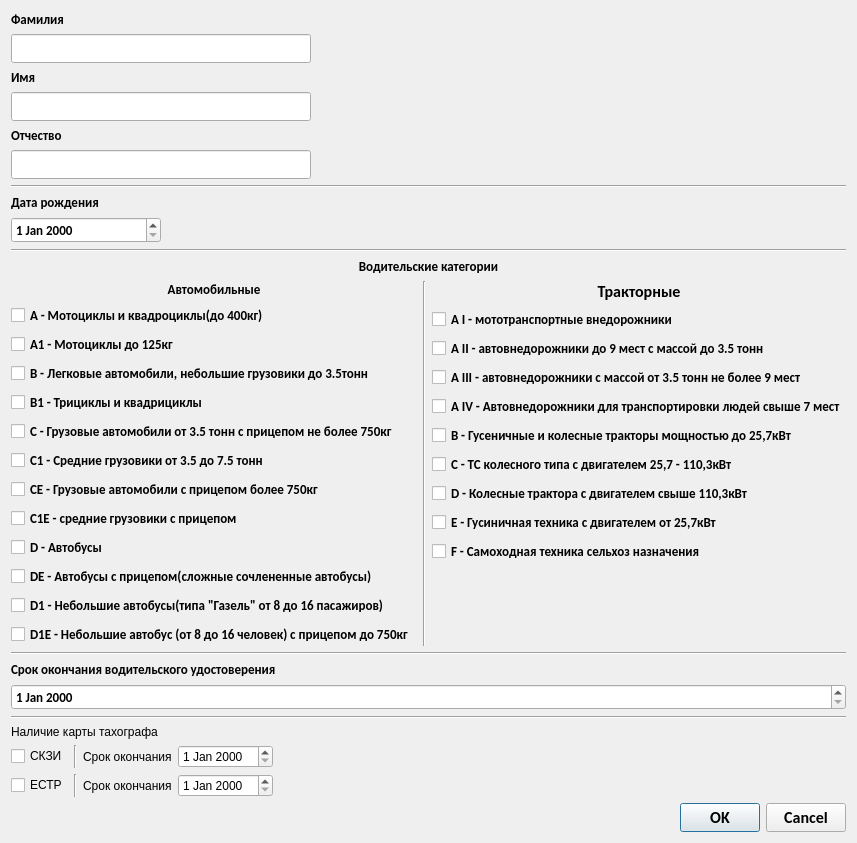
<?xml version="1.0" encoding="UTF-8"?>
<ui version="4.0">
 <class>newDriver</class>
 <widget class="QDialog" name="newDriver">
  <property name="geometry">
   <rect>
    <x>0</x>
    <y>0</y>
    <width>857</width>
    <height>782</height>
   </rect>
  </property>
  <property name="maximumSize">
   <size>
    <width>16777214</width>
    <height>16777214</height>
   </size>
  </property>
  <property name="windowTitle">
   <string>Новый водитель</string>
  </property>
  <layout class="QVBoxLayout" name="verticalLayout">
   <item>
    <widget class="QLabel" name="label">
     <property name="font">
      <font>
       <family>Calibri</family>
       <pointsize>10</pointsize>
       <weight>75</weight>
       <bold>true</bold>
      </font>
     </property>
     <property name="text">
      <string>Фамилия</string>
     </property>
    </widget>
   </item>
   <item>
    <widget class="QLineEdit" name="fam">
     <property name="maximumSize">
      <size>
       <width>300</width>
       <height>16777215</height>
      </size>
     </property>
     <property name="font">
      <font>
       <family>Calibri</family>
       <pointsize>12</pointsize>
       <weight>75</weight>
       <bold>true</bold>
      </font>
     </property>
    </widget>
   </item>
   <item>
    <widget class="QLabel" name="label_2">
     <property name="font">
      <font>
       <family>Calibri</family>
       <pointsize>10</pointsize>
       <weight>75</weight>
       <bold>true</bold>
      </font>
     </property>
     <property name="text">
      <string>Имя</string>
     </property>
    </widget>
   </item>
   <item>
    <widget class="QLineEdit" name="nam">
     <property name="maximumSize">
      <size>
       <width>300</width>
       <height>16777215</height>
      </size>
     </property>
     <property name="font">
      <font>
       <family>Calibri</family>
       <pointsize>12</pointsize>
       <weight>75</weight>
       <bold>true</bold>
      </font>
     </property>
    </widget>
   </item>
   <item>
    <widget class="QLabel" name="label_3">
     <property name="font">
      <font>
       <family>Calibri</family>
       <pointsize>10</pointsize>
       <weight>75</weight>
       <bold>true</bold>
      </font>
     </property>
     <property name="text">
      <string>Отчество</string>
     </property>
    </widget>
   </item>
   <item>
    <widget class="QLineEdit" name="patr">
     <property name="maximumSize">
      <size>
       <width>300</width>
       <height>16777215</height>
      </size>
     </property>
     <property name="font">
      <font>
       <family>Calibri</family>
       <pointsize>12</pointsize>
       <weight>75</weight>
       <bold>true</bold>
      </font>
     </property>
    </widget>
   </item>
   <item>
    <widget class="Line" name="line_2">
     <property name="font">
      <font>
       <family>Calibri</family>
       <pointsize>12</pointsize>
       <weight>75</weight>
       <bold>true</bold>
      </font>
     </property>
     <property name="orientation">
      <enum>Qt::Horizontal</enum>
     </property>
    </widget>
   </item>
   <item>
    <widget class="QLabel" name="label_4">
     <property name="font">
      <font>
       <family>Calibri</family>
       <pointsize>10</pointsize>
       <weight>75</weight>
       <bold>true</bold>
      </font>
     </property>
     <property name="text">
      <string>Дата рождения</string>
     </property>
    </widget>
   </item>
   <item>
    <widget class="QDateEdit" name="date_birth">
     <property name="maximumSize">
      <size>
       <width>150</width>
       <height>16777215</height>
      </size>
     </property>
     <property name="font">
      <font>
       <family>Calibri</family>
       <pointsize>10</pointsize>
       <weight>75</weight>
       <bold>true</bold>
      </font>
     </property>
    </widget>
   </item>
   <item>
    <widget class="Line" name="line">
     <property name="font">
      <font>
       <family>Calibri</family>
       <pointsize>12</pointsize>
       <weight>75</weight>
       <bold>true</bold>
      </font>
     </property>
     <property name="orientation">
      <enum>Qt::Horizontal</enum>
     </property>
    </widget>
   </item>
   <item>
    <widget class="QLabel" name="label_5">
     <property name="font">
      <font>
       <family>Calibri</family>
       <pointsize>10</pointsize>
       <weight>75</weight>
       <bold>true</bold>
      </font>
     </property>
     <property name="text">
      <string>Водительские категории</string>
     </property>
     <property name="alignment">
      <set>Qt::AlignCenter</set>
     </property>
    </widget>
   </item>
   <item>
    <layout class="QHBoxLayout" name="horizontalLayout">
     <item>
      <layout class="QVBoxLayout" name="auto_category">
       <item>
        <widget class="QLabel" name="label_6">
         <property name="font">
          <font>
           <family>Calibri</family>
           <pointsize>10</pointsize>
           <weight>75</weight>
           <bold>true</bold>
          </font>
         </property>
         <property name="text">
          <string>Автомобильные</string>
         </property>
         <property name="alignment">
          <set>Qt::AlignCenter</set>
         </property>
        </widget>
       </item>
       <item>
        <widget class="QCheckBox" name="cat_a">
         <property name="font">
          <font>
           <family>Calibri</family>
           <pointsize>10</pointsize>
           <weight>75</weight>
           <bold>true</bold>
          </font>
         </property>
         <property name="text">
          <string>A - Мотоциклы и квадроциклы(до 400кг)</string>
         </property>
        </widget>
       </item>
       <item>
        <widget class="QCheckBox" name="cat_a1">
         <property name="font">
          <font>
           <family>Calibri</family>
           <pointsize>10</pointsize>
           <weight>75</weight>
           <bold>true</bold>
          </font>
         </property>
         <property name="text">
          <string>А1 - Мотоциклы до 125кг</string>
         </property>
        </widget>
       </item>
       <item>
        <widget class="QCheckBox" name="cat_b">
         <property name="font">
          <font>
           <family>Calibri</family>
           <pointsize>10</pointsize>
           <weight>75</weight>
           <bold>true</bold>
          </font>
         </property>
         <property name="text">
          <string>B - Легковые автомобили, небольшие грузовики до 3.5тонн</string>
         </property>
        </widget>
       </item>
       <item>
        <widget class="QCheckBox" name="cat_b1">
         <property name="font">
          <font>
           <family>Calibri</family>
           <pointsize>10</pointsize>
           <weight>75</weight>
           <bold>true</bold>
          </font>
         </property>
         <property name="text">
          <string>В1 - Трициклы и квадрициклы</string>
         </property>
        </widget>
       </item>
       <item>
        <widget class="QCheckBox" name="cat_c">
         <property name="font">
          <font>
           <family>Calibri</family>
           <pointsize>10</pointsize>
           <weight>75</weight>
           <bold>true</bold>
          </font>
         </property>
         <property name="text">
          <string>С - Грузовые автомобили от 3.5 тонн с прицепом не более 750кг</string>
         </property>
        </widget>
       </item>
       <item>
        <widget class="QCheckBox" name="cat_c1">
         <property name="font">
          <font>
           <family>Calibri</family>
           <pointsize>10</pointsize>
           <weight>75</weight>
           <bold>true</bold>
          </font>
         </property>
         <property name="text">
          <string>С1 - Средние грузовики от 3.5 до 7.5 тонн</string>
         </property>
        </widget>
       </item>
       <item>
        <widget class="QCheckBox" name="cat_ce">
         <property name="font">
          <font>
           <family>Calibri</family>
           <pointsize>10</pointsize>
           <weight>75</weight>
           <bold>true</bold>
          </font>
         </property>
         <property name="text">
          <string>СЕ - Грузовые автомобили с прицепом более 750кг</string>
         </property>
        </widget>
       </item>
       <item>
        <widget class="QCheckBox" name="cat_c1e">
         <property name="font">
          <font>
           <family>Calibri</family>
           <pointsize>10</pointsize>
           <weight>75</weight>
           <bold>true</bold>
          </font>
         </property>
         <property name="text">
          <string>С1Е - средние грузовики с прицепом</string>
         </property>
        </widget>
       </item>
       <item>
        <widget class="QCheckBox" name="cat_d">
         <property name="font">
          <font>
           <family>Calibri</family>
           <pointsize>10</pointsize>
           <weight>75</weight>
           <bold>true</bold>
          </font>
         </property>
         <property name="text">
          <string>D - Автобусы</string>
         </property>
        </widget>
       </item>
       <item>
        <widget class="QCheckBox" name="cat_de">
         <property name="font">
          <font>
           <family>Calibri</family>
           <pointsize>10</pointsize>
           <weight>75</weight>
           <bold>true</bold>
          </font>
         </property>
         <property name="text">
          <string>DE - Автобусы с прицепом(сложные сочлененные автобусы)</string>
         </property>
        </widget>
       </item>
       <item>
        <widget class="QCheckBox" name="cat_d1">
         <property name="font">
          <font>
           <family>Calibri</family>
           <pointsize>10</pointsize>
           <weight>75</weight>
           <bold>true</bold>
          </font>
         </property>
         <property name="text">
          <string>D1 - Небольшие автобусы(типа &quot;Газель&quot; от 8 до 16 пасажиров) </string>
         </property>
        </widget>
       </item>
       <item>
        <widget class="QCheckBox" name="cat_d1e">
         <property name="font">
          <font>
           <family>Calibri</family>
           <pointsize>10</pointsize>
           <weight>75</weight>
           <bold>true</bold>
          </font>
         </property>
         <property name="text">
          <string>D1E - Небольшие автобус (от 8 до 16 человек) с прицепом до 750кг</string>
         </property>
        </widget>
       </item>
       <item>
        <spacer name="verticalSpacer_3">
         <property name="orientation">
          <enum>Qt::Vertical</enum>
         </property>
         <property name="sizeHint" stdset="0">
          <size>
           <width>20</width>
           <height>40</height>
          </size>
         </property>
        </spacer>
       </item>
      </layout>
     </item>
     <item>
      <widget class="Line" name="line_4">
       <property name="orientation">
        <enum>Qt::Vertical</enum>
       </property>
      </widget>
     </item>
     <item>
      <layout class="QVBoxLayout" name="tractor_category">
       <item>
        <widget class="QLabel" name="label_7">
         <property name="font">
          <font>
           <family>Calibri</family>
           <pointsize>12</pointsize>
           <weight>75</weight>
           <bold>true</bold>
          </font>
         </property>
         <property name="text">
          <string>Тракторные</string>
         </property>
         <property name="alignment">
          <set>Qt::AlignCenter</set>
         </property>
        </widget>
       </item>
       <item>
        <widget class="QCheckBox" name="cat_tr_a1">
         <property name="font">
          <font>
           <family>Calibri</family>
           <pointsize>10</pointsize>
           <weight>75</weight>
           <bold>true</bold>
          </font>
         </property>
         <property name="text">
          <string>А I - мототранспортные внедорожники</string>
         </property>
        </widget>
       </item>
       <item>
        <widget class="QCheckBox" name="cat_tr_a2">
         <property name="font">
          <font>
           <family>Calibri</family>
           <pointsize>10</pointsize>
           <weight>75</weight>
           <bold>true</bold>
          </font>
         </property>
         <property name="text">
          <string>A II - автовнедорожники до 9 мест с массой до 3.5 тонн</string>
         </property>
        </widget>
       </item>
       <item>
        <widget class="QCheckBox" name="cat_tr_a3">
         <property name="font">
          <font>
           <family>Calibri</family>
           <pointsize>10</pointsize>
           <weight>75</weight>
           <bold>true</bold>
          </font>
         </property>
         <property name="text">
          <string>A III - автовнедорожники с массой от 3.5 тонн не более 9 мест</string>
         </property>
        </widget>
       </item>
       <item>
        <widget class="QCheckBox" name="cat_tr_a4">
         <property name="font">
          <font>
           <family>Calibri</family>
           <pointsize>10</pointsize>
           <weight>75</weight>
           <bold>true</bold>
          </font>
         </property>
         <property name="text">
          <string>A IV - Автовнедорожники для транспортировки людей свыше 7 мест</string>
         </property>
        </widget>
       </item>
       <item>
        <widget class="QCheckBox" name="cat_tr_b">
         <property name="font">
          <font>
           <family>Calibri</family>
           <pointsize>10</pointsize>
           <weight>75</weight>
           <bold>true</bold>
          </font>
         </property>
         <property name="text">
          <string>B - Гусеничные и колесные тракторы мощностью до 25,7кВт</string>
         </property>
        </widget>
       </item>
       <item>
        <widget class="QCheckBox" name="cat_tr_c">
         <property name="font">
          <font>
           <family>Calibri</family>
           <pointsize>10</pointsize>
           <weight>75</weight>
           <bold>true</bold>
          </font>
         </property>
         <property name="text">
          <string>С - ТС колесного типа с двигателем 25,7 - 110,3кВт</string>
         </property>
        </widget>
       </item>
       <item>
        <widget class="QCheckBox" name="cat_tr_d">
         <property name="font">
          <font>
           <family>Calibri</family>
           <pointsize>10</pointsize>
           <weight>75</weight>
           <bold>true</bold>
          </font>
         </property>
         <property name="text">
          <string>D - Колесные трактора с двигателем свыше 110,3кВт</string>
         </property>
        </widget>
       </item>
       <item>
        <widget class="QCheckBox" name="cat_tr_e">
         <property name="font">
          <font>
           <family>Calibri</family>
           <pointsize>10</pointsize>
           <weight>75</weight>
           <bold>true</bold>
          </font>
         </property>
         <property name="text">
          <string>E - Гусиничная техника с двигателем от 25,7кВт</string>
         </property>
        </widget>
       </item>
       <item>
        <widget class="QCheckBox" name="cat_tr_f">
         <property name="font">
          <font>
           <family>Calibri</family>
           <pointsize>10</pointsize>
           <weight>75</weight>
           <bold>true</bold>
          </font>
         </property>
         <property name="text">
          <string>F - Самоходная техника сельхоз назначения</string>
         </property>
        </widget>
       </item>
       <item>
        <spacer name="verticalSpacer_2">
         <property name="font">
          <font>
           <family>Calibri</family>
           <pointsize>12</pointsize>
           <weight>75</weight>
           <bold>true</bold>
          </font>
         </property>
         <property name="orientation">
          <enum>Qt::Vertical</enum>
         </property>
         <property name="sizeHint" stdset="0">
          <size>
           <width>20</width>
           <height>40</height>
          </size>
         </property>
        </spacer>
       </item>
      </layout>
     </item>
    </layout>
   </item>
   <item>
    <widget class="Line" name="line_3">
     <property name="orientation">
      <enum>Qt::Horizontal</enum>
     </property>
    </widget>
   </item>
   <item>
    <widget class="QLabel" name="label_8">
     <property name="font">
      <font>
       <family>Calibri</family>
       <pointsize>10</pointsize>
       <weight>75</weight>
       <bold>true</bold>
      </font>
     </property>
     <property name="text">
      <string>Срок окончания водительского удостоверения</string>
     </property>
    </widget>
   </item>
   <item>
    <widget class="QDateEdit" name="end_drivers_document">
     <property name="font">
      <font>
       <family>Calibri</family>
       <pointsize>10</pointsize>
       <weight>75</weight>
       <bold>true</bold>
      </font>
     </property>
    </widget>
   </item>
   <item>
    <widget class="Line" name="line_5">
     <property name="orientation">
      <enum>Qt::Horizontal</enum>
     </property>
    </widget>
   </item>
   <item>
    <widget class="QLabel" name="label_9">
     <property name="text">
      <string>Наличие карты тахографа</string>
     </property>
    </widget>
   </item>
   <item>
    <layout class="QHBoxLayout" name="horizontalLayout_2">
     <item>
      <widget class="QCheckBox" name="skzi">
       <property name="text">
        <string>СКЗИ</string>
       </property>
      </widget>
     </item>
     <item>
      <widget class="Line" name="line_6">
       <property name="orientation">
        <enum>Qt::Vertical</enum>
       </property>
      </widget>
     </item>
     <item>
      <widget class="QLabel" name="label_10">
       <property name="text">
        <string>Срок окончания</string>
       </property>
      </widget>
     </item>
     <item>
      <widget class="QDateEdit" name="skzi_date"/>
     </item>
     <item>
      <spacer name="horizontalSpacer">
       <property name="orientation">
        <enum>Qt::Horizontal</enum>
       </property>
       <property name="sizeHint" stdset="0">
        <size>
         <width>40</width>
         <height>20</height>
        </size>
       </property>
      </spacer>
     </item>
    </layout>
   </item>
   <item>
    <layout class="QHBoxLayout" name="horizontalLayout_3">
     <item>
      <widget class="QCheckBox" name="estr">
       <property name="text">
        <string>ЕСТР</string>
       </property>
      </widget>
     </item>
     <item>
      <widget class="Line" name="line_7">
       <property name="orientation">
        <enum>Qt::Vertical</enum>
       </property>
      </widget>
     </item>
     <item>
      <widget class="QLabel" name="label_11">
       <property name="text">
        <string>Срок окончания</string>
       </property>
      </widget>
     </item>
     <item>
      <widget class="QDateEdit" name="estr_date"/>
     </item>
     <item>
      <spacer name="horizontalSpacer_2">
       <property name="orientation">
        <enum>Qt::Horizontal</enum>
       </property>
       <property name="sizeHint" stdset="0">
        <size>
         <width>40</width>
         <height>20</height>
        </size>
       </property>
      </spacer>
     </item>
    </layout>
   </item>
   <item>
    <spacer name="verticalSpacer_4">
     <property name="orientation">
      <enum>Qt::Vertical</enum>
     </property>
     <property name="sizeHint" stdset="0">
      <size>
       <width>20</width>
       <height>40</height>
      </size>
     </property>
    </spacer>
   </item>
   <item>
    <widget class="QDialogButtonBox" name="buttonBox">
     <property name="font">
      <font>
       <family>Calibri</family>
       <pointsize>12</pointsize>
       <weight>75</weight>
       <bold>true</bold>
      </font>
     </property>
     <property name="orientation">
      <enum>Qt::Horizontal</enum>
     </property>
     <property name="standardButtons">
      <set>QDialogButtonBox::Cancel|QDialogButtonBox::Ok</set>
     </property>
    </widget>
   </item>
  </layout>
 </widget>
 <resources/>
 <connections>
  <connection>
   <sender>buttonBox</sender>
   <signal>accepted()</signal>
   <receiver>newDriver</receiver>
   <slot>accept()</slot>
   <hints>
    <hint type="sourcelabel">
     <x>248</x>
     <y>254</y>
    </hint>
    <hint type="destinationlabel">
     <x>157</x>
     <y>274</y>
    </hint>
   </hints>
  </connection>
  <connection>
   <sender>buttonBox</sender>
   <signal>rejected()</signal>
   <receiver>newDriver</receiver>
   <slot>reject()</slot>
   <hints>
    <hint type="sourcelabel">
     <x>316</x>
     <y>260</y>
    </hint>
    <hint type="destinationlabel">
     <x>286</x>
     <y>274</y>
    </hint>
   </hints>
  </connection>
 </connections>
</ui>
